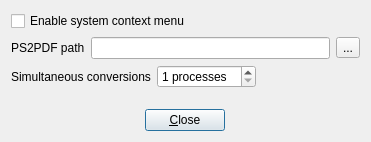
<?xml version="1.0" encoding="UTF-8"?>
<ui version="4.0">
 <class>SettingsDialog</class>
 <widget class="QDialog" name="SettingsDialog">
  <property name="geometry">
   <rect>
    <x>0</x>
    <y>0</y>
    <width>371</width>
    <height>142</height>
   </rect>
  </property>
  <property name="windowTitle">
   <string>ZIMA-PS2PDF Settings</string>
  </property>
  <property name="windowIcon">
   <iconset resource="../ZIMA-PS2PDF.qrc">
    <normaloff>:/gfx/zima-ps2pdf.png</normaloff>:/gfx/zima-ps2pdf.png</iconset>
  </property>
  <layout class="QVBoxLayout" name="verticalLayout">
   <item>
    <widget class="QCheckBox" name="enableSystemContextMenuCheckBox">
     <property name="text">
      <string>Enable system context menu</string>
     </property>
    </widget>
   </item>
   <item>
    <layout class="QHBoxLayout" name="horizontalLayout_2">
     <item>
      <widget class="QLabel" name="ps2pdfPathLabel">
       <property name="text">
        <string>PS2PDF path</string>
       </property>
      </widget>
     </item>
     <item>
      <widget class="QLineEdit" name="ps2pdfPathLineEdit"/>
     </item>
     <item>
      <widget class="QToolButton" name="fintPs2PdfButton">
       <property name="text">
        <string>...</string>
       </property>
      </widget>
     </item>
    </layout>
   </item>
   <item>
    <layout class="QFormLayout" name="formLayout">
     <item row="0" column="0">
      <widget class="QLabel" name="simultaneousConversionsLabel">
       <property name="text">
        <string>Simultaneous conversions</string>
       </property>
      </widget>
     </item>
     <item row="0" column="1">
      <widget class="QSpinBox" name="simultaneousConversionsSpinBox">
       <property name="sizePolicy">
        <sizepolicy hsizetype="Fixed" vsizetype="Fixed">
         <horstretch>0</horstretch>
         <verstretch>0</verstretch>
        </sizepolicy>
       </property>
       <property name="suffix">
        <string> processes</string>
       </property>
       <property name="minimum">
        <number>1</number>
       </property>
      </widget>
     </item>
    </layout>
   </item>
   <item>
    <spacer name="verticalSpacer">
     <property name="orientation">
      <enum>Qt::Vertical</enum>
     </property>
     <property name="sizeHint" stdset="0">
      <size>
       <width>20</width>
       <height>7</height>
      </size>
     </property>
    </spacer>
   </item>
   <item>
    <layout class="QHBoxLayout" name="horizontalLayout">
     <item>
      <widget class="QPushButton" name="closeButton">
       <property name="sizePolicy">
        <sizepolicy hsizetype="Fixed" vsizetype="Fixed">
         <horstretch>0</horstretch>
         <verstretch>0</verstretch>
        </sizepolicy>
       </property>
       <property name="text">
        <string>&amp;Close</string>
       </property>
      </widget>
     </item>
    </layout>
   </item>
  </layout>
 </widget>
 <resources>
  <include location="../ZIMA-PS2PDF.qrc"/>
 </resources>
 <connections>
  <connection>
   <sender>closeButton</sender>
   <signal>clicked()</signal>
   <receiver>SettingsDialog</receiver>
   <slot>accept()</slot>
   <hints>
    <hint type="sourcelabel">
     <x>185</x>
     <y>96</y>
    </hint>
    <hint type="destinationlabel">
     <x>185</x>
     <y>59</y>
    </hint>
   </hints>
  </connection>
 </connections>
</ui>
